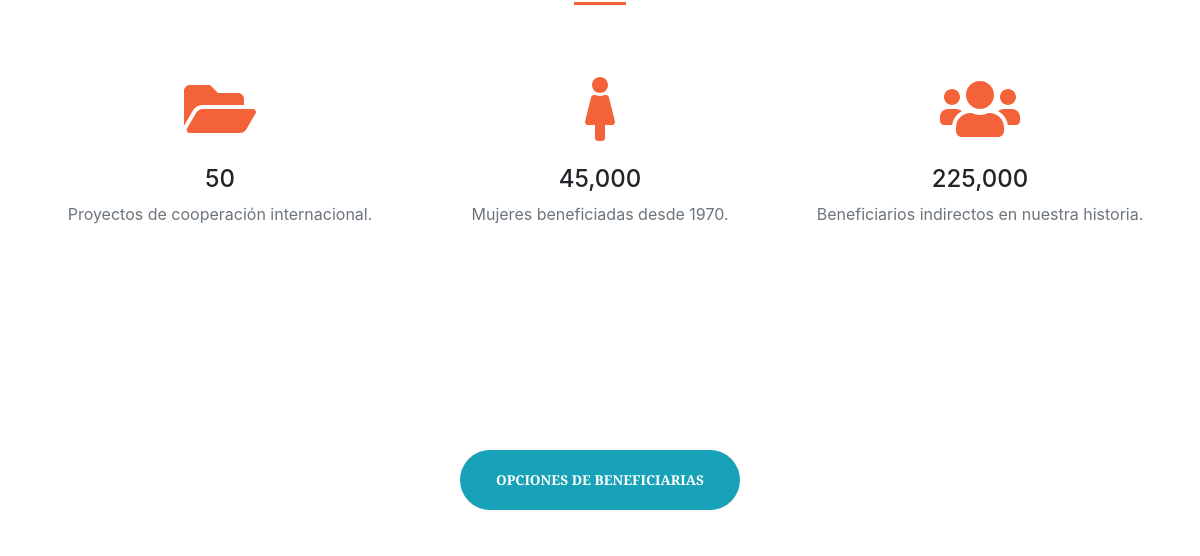
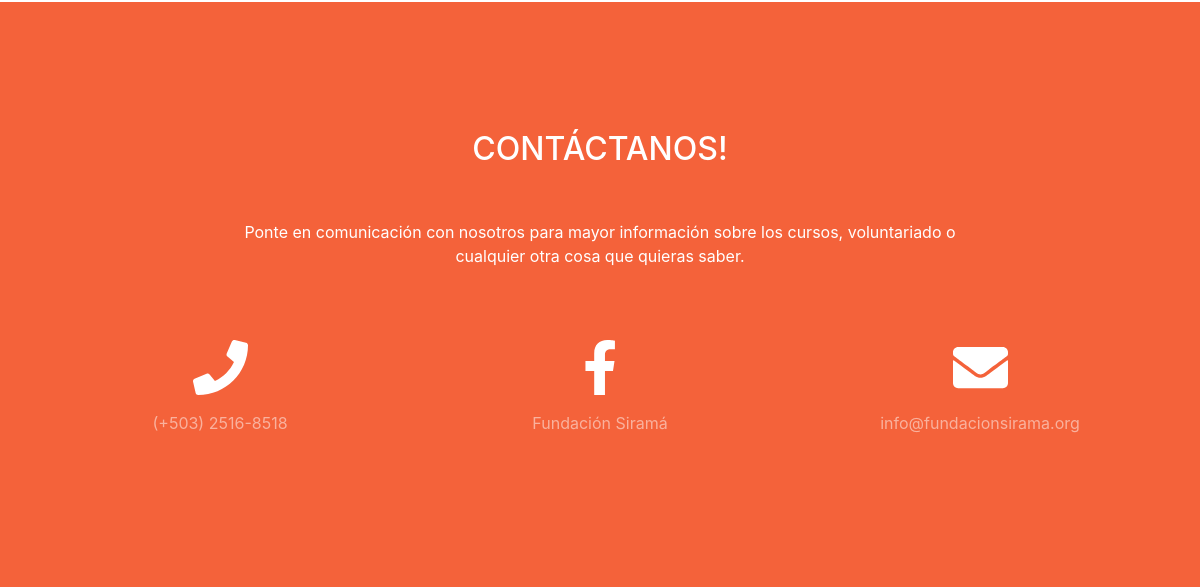
/Admin/Beneficiarias.php (signed in, lower part), run on an earlier commit of the app's database (2 pictures, top to bottom).
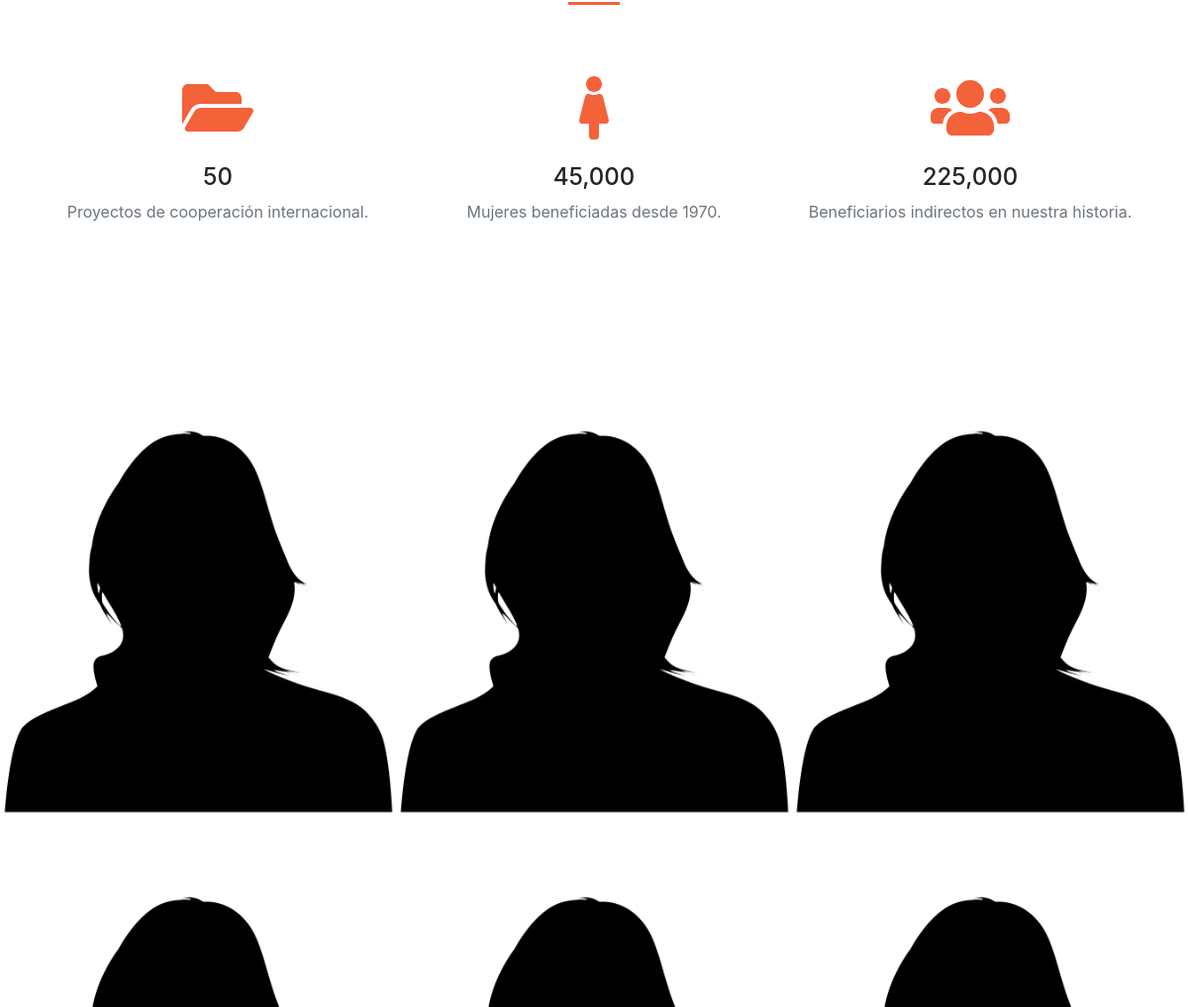
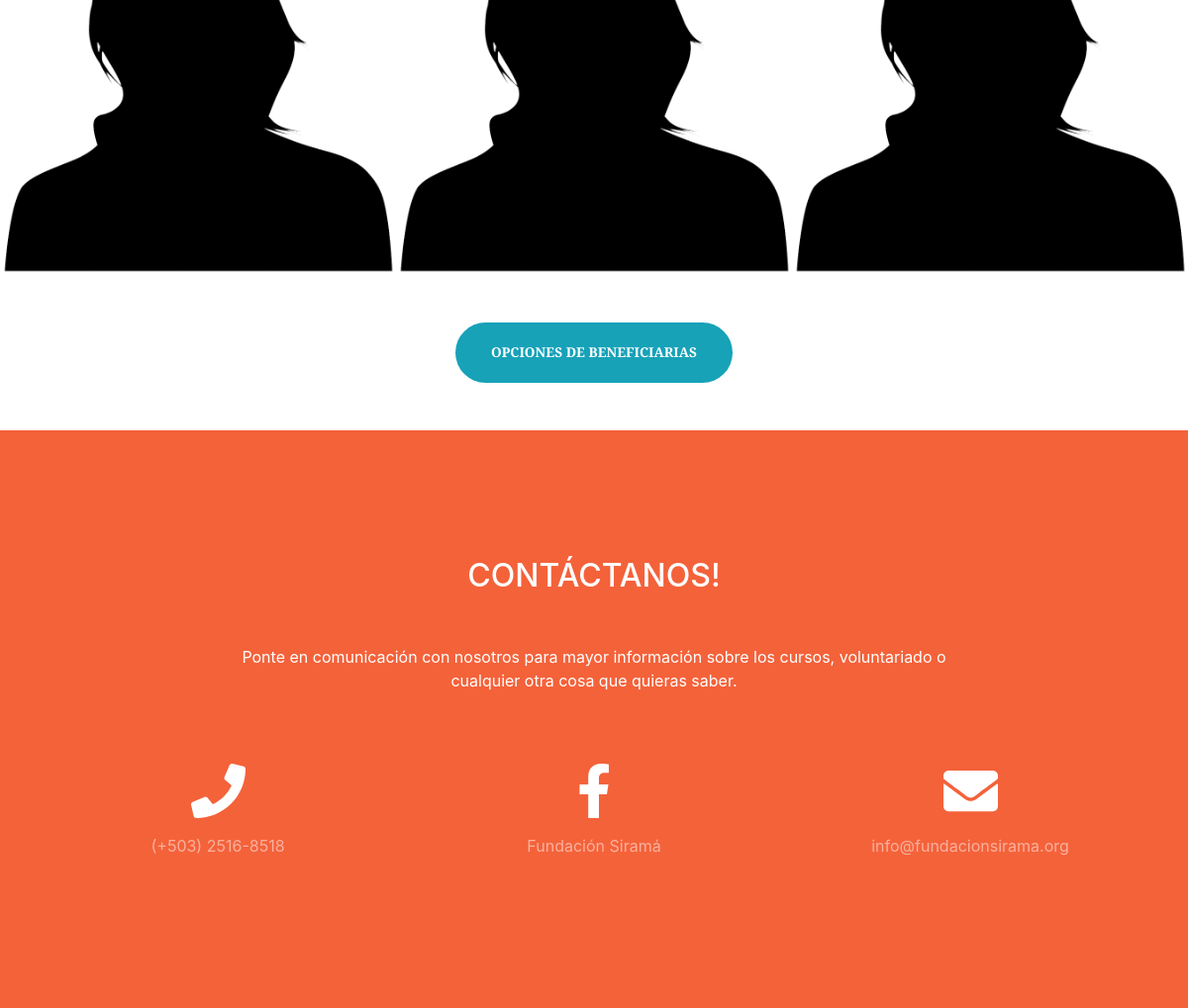
And on a later commit of the database (2 pictures, top to bottom).
### tables this page shows
CREATE TABLE IF NOT EXISTS `beneficiarias` (
  `Id_Bene` int(5) NOT NULL,
  `Nombre` varchar(50) NOT NULL,
  `Opinion` varchar(1500) NOT NULL,
  `Fecha` date NOT NULL,
  `Estado` int(5) NOT NULL,
  `ubicacion_bene` int(5) NOT NULL,
  `Foto` varchar(100) NOT NULL,
  PRIMARY KEY (`Id_Bene`)
);

### php/Conexion.php (called while the page is built, shortened)
<?php
    function conectar(){
        $user = "root";
        $pass = "";
        $server = "localhost";
        $basededatos = "sirama";
        $q = mysqli_connect($server, $user, $pass, $basededatos, "3308") or die ("No se pudo establecer coexión al servidor: " . mysqli_error());
        return $q;
    }
            function obtenerFoto($IdBene){
                $con = conectar();
                $q = "select Foto FROM beneficiarias WHERE ubicacion_bene = '$IdBene' && Estado = '1'";
                $re =  mysqli_query($con, $q);
                while ($colum = mysqli_fetch_array($re)) {
                    $Pic = $colum['Foto'];
                }
                return $Pic;
            }
            function imprimirPhoto($IdBene){
                $Pictu = obtenerFoto($IdBene);
                $impri = $Pictu;
                return $impri;
            }
?>

### Admin/Beneficiarias.php (the view, shortened to what this page needs)
<!DOCTYPE html>
<html lang="en">
    <head>
        <link href="https://cdnjs.cloudflare.com/ajax/libs/magnific-popup.js/1.1.0/magnific-popup.min.css" rel="stylesheet" />
        <link href="../css/style_bene.css" rel="stylesheet" />
        <link rel="stylesheet" type="text/css" href="../css/style_SM.css">
    </head>
    <body id="page-top">
        <?php
            include("../php/Conexion.php");
        ?>
        <section class="page-section" id="information">
            <div class="container">
                <hr class="divider my-4" />
                <div class="row">
                    <div class="col-lg-4 col-md-6 text-center">
                        <div class="mt-5">
                            <i class="fas fa-4x fa-folder-open text-primary mb-4"></i>
                            <h3 class="h4 mb-2">50</h3>
                            <p class="text-muted mb-0">Proyectos de cooperación internacional.</p>
                        </div>
                    </div>
                    <div class="col-lg-4 col-md-6 text-center">
                        <div class="mt-5">
                            <i class="fas fa-4x fa-female text-primary mb-4"></i>
                            <h3 class="h4 mb-2">45,000</h3>
                            <p class="text-muted mb-0">Mujeres beneficiadas desde 1970.</p>
                        </div>
                    </div>
                    <div class="col-lg-4 col-md-6 text-center">
                        <div class="mt-5">
                            <i class="fas fa-4x fa-users text-primary mb-4"></i>
                            <h3 class="h4 mb-2">225,000</h3>
                            <p class="text-muted mb-0">Beneficiarios indirectos en nuestra historia.</p>
                        </div>
                    </div>
                </div>
            </div>
        </section>
        <section id="portfolio">
            <div class="container-fluid p-0">
                <div class="row no-gutters">
                    <div class="col-lg-4 col-sm-6">
                        <a class="portfolio-box" href="/Proyecto_ADS/Proyecto/img/Beneficiarias/<?php echo imprimirPhoto(1); ?>"
                            ><img class="img-fluid" src="/Proyecto_ADS/Proyecto/img/Beneficiarias/<?php echo imprimirPhoto(1); ?>" alt="" />
                            </a
                        >
                    </div>
                    <div class="col-lg-4 col-sm-6">
                        <a class="portfolio-box" href="/Proyecto_ADS/Proyecto/img/Beneficiarias/<?php echo imprimirPhoto(2); ?>"
                            ><img class="img-fluid" src="/Proyecto_ADS/Proyecto/img/Beneficiarias/<?php echo imprimirPhoto(2); ?>" alt="" />
                            </a
                        >
                    </div>
                    <div class="col-lg-4 col-sm-6">
                        <a class="portfolio-box" href="/Proyecto_ADS/Proyecto/img/Beneficiarias/<?php echo imprimirPhoto(3); ?>"
                            ><img class="img-fluid" src="/Proyecto_ADS/Proyecto/img/Beneficiarias/<?php echo imprimirPhoto(3); ?>" alt="" />
                            </a
                        >
                    </div>
                    <div class="col-lg-4 col-sm-6">
                        <a class="portfolio-box" href="/Proyecto_ADS/Proyecto/img/Beneficiarias/<?php echo imprimirPhoto(4); ?>"
                            ><img class="img-fluid" src="/Proyecto_ADS/Proyecto/img/Beneficiarias/<?php echo imprimirPhoto(4); ?>" alt="" />
                            </a
                        >
                    </div>
                    <div class="col-lg-4 col-sm-6">
                        <a class="portfolio-box" href="/Proyecto_ADS/Proyecto/img/Beneficiarias/<?php echo imprimirPhoto(5); ?>"
                            ><img class="img-fluid" src="/Proyecto_ADS/Proyecto/img/Beneficiarias/<?php echo imprimirPhoto(5); ?>" alt="" />
                            </a
                        >
                    </div>
                    <div class="col-lg-4 col-sm-6">
                        <a class="portfolio-box" href="/Proyecto_ADS/Proyecto/img/Beneficiarias/<?php echo imprimirPhoto(6); ?>"
                            ><img class="img-fluid" src="/Proyecto_ADS/Proyecto/img/Beneficiarias/<?php echo imprimirPhoto(6); ?>" alt="" />
                            </a
                        >
                    </div>
                </div>
            </div>
        </section>
        <br>
        <br>
        <div class="container text-center">
            <a class="btn btn-info btn-xl" href="CRUD_admin/Beneficiarias/Opciones_Bene.php">Opciones de Beneficiarias</a>
        </div>
        <br>
        <br>
        <section class="page-section bg-primary" id="contact">
            <div class="container">
                <div class="row justify-content-center">
                    <div class="col-lg-8 text-center">
                        <h2 class="text-white mt-0">CONTÁCTANOS!</h2>
                        <hr class="divider my-4" />
                        <p class="text-white mb-4">Ponte en comunicación con nosotros para mayor información sobre los cursos, voluntariado o cualquier otra cosa que quieras saber.</p>
                    </div>
                </div>
                <br>
                <br>
                <div class="row">
                    <div class="col-lg-4 ml-auto text-center">
                        <a ><i class="fas fa-phone fa-3x mb-3 text-white" id="links"></i></a>
                        <div class="text-white-50 mb-4">(+503) 2516-8518</div>
                    </div>
                    <div class="col-lg-4 mr-auto text-center">
                        <a  href="https://www.facebook.com/fundacionsirama.org/?epa=SEARCH_BOX" target="_ablank"><i class="fab fa-facebook-f fa-3x mb-3 text-white" id="links"></i></a>
                        <div class="text-white-50 mb-4">Fundación Siramá</div>
                    </div>
                    <br>
                    <div class="col-lg-4 mr-auto text-center">
                        <a  href="mailto:info@fundacionsirama.org"><i class="fas fa-envelope fa-3x mb-3 text-white" id="links"></i></a>
                        <div class="text-white-50 mb-4">info@fundacionsirama.org</div>
                    </div>
                </div>
            </div>
        </section>
    </body>
</html>

### css/style_SM.css (style rules this page uses)
body { padding: 0; margin: 0; }
#links { line-height: 90px; font-size: 55px; transition: 0.2s linear; }

What changed in the data, as far as the page shows it:
now on this page (row edited): beneficiarias: Foto (picture)
added beneficiarias: Foto (picture)
added beneficiarias: Foto (picture)
added beneficiarias: Foto (picture)
added beneficiarias: Foto (picture)
added beneficiarias: Foto (picture)
